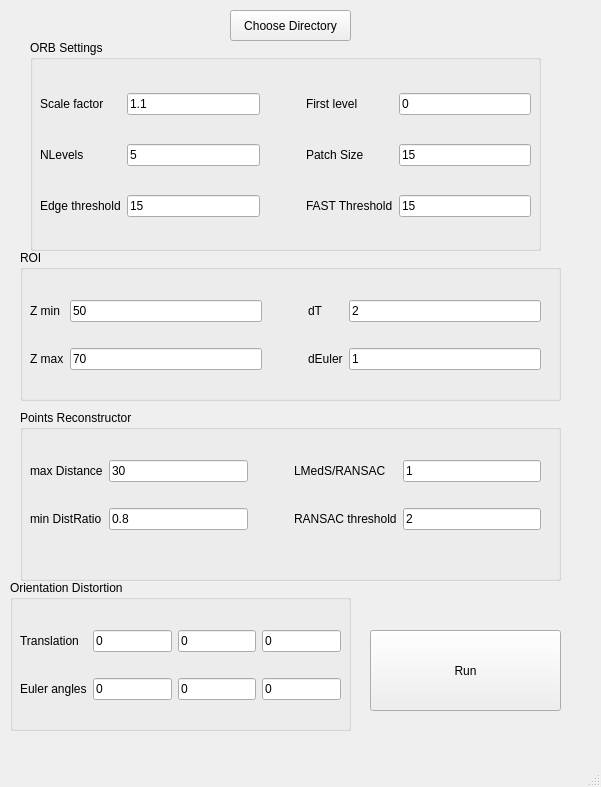
<?xml version="1.0" encoding="UTF-8"?>
<ui version="4.0">
 <class>MainWindow</class>
 <widget class="QMainWindow" name="MainWindow">
  <property name="geometry">
   <rect>
    <x>0</x>
    <y>0</y>
    <width>601</width>
    <height>787</height>
   </rect>
  </property>
  <property name="sizePolicy">
   <sizepolicy hsizetype="Fixed" vsizetype="Fixed">
    <horstretch>0</horstretch>
    <verstretch>0</verstretch>
   </sizepolicy>
  </property>
  <property name="minimumSize">
   <size>
    <width>601</width>
    <height>787</height>
   </size>
  </property>
  <property name="maximumSize">
   <size>
    <width>601</width>
    <height>787</height>
   </size>
  </property>
  <property name="windowTitle">
   <string>MainWindow</string>
  </property>
  <widget class="QWidget" name="centralwidget">
   <widget class="QPushButton" name="ChooseDirPushButton">
    <property name="geometry">
     <rect>
      <x>230</x>
      <y>10</y>
      <width>121</width>
      <height>31</height>
     </rect>
    </property>
    <property name="text">
     <string>Choose Directory</string>
    </property>
   </widget>
   <widget class="QGroupBox" name="ROIGroupBox">
    <property name="geometry">
     <rect>
      <x>20</x>
      <y>250</y>
      <width>541</width>
      <height>151</height>
     </rect>
    </property>
    <property name="title">
     <string>ROI</string>
    </property>
    <widget class="QWidget" name="gridLayoutWidget_3">
     <property name="geometry">
      <rect>
       <x>10</x>
       <y>30</y>
       <width>511</width>
       <height>111</height>
      </rect>
     </property>
     <layout class="QGridLayout" name="gridLayout_3">
      <item row="0" column="1">
       <widget class="QLineEdit" name="ROIZMinLineEdit">
        <property name="text">
         <string>50</string>
        </property>
       </widget>
      </item>
      <item row="0" column="4">
       <widget class="QLineEdit" name="ROIdT">
        <property name="text">
         <string>2</string>
        </property>
       </widget>
      </item>
      <item row="1" column="4">
       <widget class="QLineEdit" name="ROIdEuler">
        <property name="text">
         <string>1</string>
        </property>
       </widget>
      </item>
      <item row="1" column="1">
       <widget class="QLineEdit" name="ROIZMaxLineEdit">
        <property name="text">
         <string>70</string>
        </property>
       </widget>
      </item>
      <item row="0" column="0">
       <widget class="QLabel" name="label_10">
        <property name="text">
         <string>Z min</string>
        </property>
       </widget>
      </item>
      <item row="1" column="0">
       <widget class="QLabel" name="label_11">
        <property name="text">
         <string>Z max</string>
        </property>
       </widget>
      </item>
      <item row="0" column="3">
       <widget class="QLabel" name="label_12">
        <property name="text">
         <string>dT</string>
        </property>
       </widget>
      </item>
      <item row="1" column="3">
       <widget class="QLabel" name="label_13">
        <property name="text">
         <string>dEuler</string>
        </property>
       </widget>
      </item>
      <item row="0" column="2">
       <spacer name="horizontalSpacer_2">
        <property name="orientation">
         <enum>Qt::Horizontal</enum>
        </property>
        <property name="sizeType">
         <enum>QSizePolicy::Minimum</enum>
        </property>
        <property name="sizeHint" stdset="0">
         <size>
          <width>40</width>
          <height>20</height>
         </size>
        </property>
       </spacer>
      </item>
      <item row="1" column="2">
       <spacer name="horizontalSpacer_3">
        <property name="orientation">
         <enum>Qt::Horizontal</enum>
        </property>
        <property name="sizeType">
         <enum>QSizePolicy::Minimum</enum>
        </property>
        <property name="sizeHint" stdset="0">
         <size>
          <width>40</width>
          <height>20</height>
         </size>
        </property>
       </spacer>
      </item>
     </layout>
    </widget>
   </widget>
   <widget class="QPushButton" name="runPushButton">
    <property name="geometry">
     <rect>
      <x>370</x>
      <y>630</y>
      <width>191</width>
      <height>81</height>
     </rect>
    </property>
    <property name="text">
     <string>Run</string>
    </property>
   </widget>
   <widget class="QGroupBox" name="pointRecGroupBox">
    <property name="geometry">
     <rect>
      <x>20</x>
      <y>410</y>
      <width>541</width>
      <height>171</height>
     </rect>
    </property>
    <property name="title">
     <string>Points Reconstructor</string>
    </property>
    <widget class="QWidget" name="gridLayoutWidget_4">
     <property name="geometry">
      <rect>
       <x>10</x>
       <y>30</y>
       <width>511</width>
       <height>111</height>
      </rect>
     </property>
     <layout class="QGridLayout" name="gridLayout_4">
      <item row="0" column="1">
       <widget class="QLineEdit" name="pointMaxDistance">
        <property name="text">
         <string>30</string>
        </property>
       </widget>
      </item>
      <item row="0" column="4">
       <widget class="QLineEdit" name="pointRANSAC_LMedS">
        <property name="text">
         <string>1</string>
        </property>
       </widget>
      </item>
      <item row="1" column="4">
       <widget class="QLineEdit" name="RANSACthreshold">
        <property name="text">
         <string>2</string>
        </property>
       </widget>
      </item>
      <item row="1" column="1">
       <widget class="QLineEdit" name="pointMinDistRatio">
        <property name="text">
         <string>0.8</string>
        </property>
       </widget>
      </item>
      <item row="0" column="0">
       <widget class="QLabel" name="label_14">
        <property name="text">
         <string>max Distance</string>
        </property>
       </widget>
      </item>
      <item row="1" column="0">
       <widget class="QLabel" name="label_15">
        <property name="text">
         <string>min DistRatio</string>
        </property>
       </widget>
      </item>
      <item row="0" column="3">
       <widget class="QLabel" name="label_16">
        <property name="text">
         <string>LMedS/RANSAC</string>
        </property>
       </widget>
      </item>
      <item row="1" column="3">
       <widget class="QLabel" name="label_17">
        <property name="text">
         <string>RANSAC threshold</string>
        </property>
       </widget>
      </item>
      <item row="0" column="2">
       <spacer name="horizontalSpacer_7">
        <property name="orientation">
         <enum>Qt::Horizontal</enum>
        </property>
        <property name="sizeType">
         <enum>QSizePolicy::Minimum</enum>
        </property>
        <property name="sizeHint" stdset="0">
         <size>
          <width>40</width>
          <height>20</height>
         </size>
        </property>
       </spacer>
      </item>
      <item row="1" column="2">
       <spacer name="horizontalSpacer_8">
        <property name="orientation">
         <enum>Qt::Horizontal</enum>
        </property>
        <property name="sizeType">
         <enum>QSizePolicy::Minimum</enum>
        </property>
        <property name="sizeHint" stdset="0">
         <size>
          <width>40</width>
          <height>20</height>
         </size>
        </property>
       </spacer>
      </item>
     </layout>
    </widget>
   </widget>
   <widget class="QGroupBox" name="ORBGroupBox">
    <property name="geometry">
     <rect>
      <x>30</x>
      <y>40</y>
      <width>511</width>
      <height>211</height>
     </rect>
    </property>
    <property name="title">
     <string>ORB Settings</string>
    </property>
    <widget class="QWidget" name="gridLayoutWidget">
     <property name="geometry">
      <rect>
       <x>10</x>
       <y>30</y>
       <width>491</width>
       <height>171</height>
      </rect>
     </property>
     <layout class="QGridLayout" name="gridLayout">
      <item row="0" column="0">
       <widget class="QLabel" name="label_3">
        <property name="text">
         <string>Scale factor</string>
        </property>
       </widget>
      </item>
      <item row="2" column="0">
       <widget class="QLabel" name="label_5">
        <property name="text">
         <string>Edge threshold</string>
        </property>
       </widget>
      </item>
      <item row="0" column="4">
       <widget class="QLineEdit" name="orbFirstLevLineEdit">
        <property name="text">
         <string>0</string>
        </property>
       </widget>
      </item>
      <item row="2" column="4">
       <widget class="QLineEdit" name="orbFastThLineEdit">
        <property name="text">
         <string>15</string>
        </property>
       </widget>
      </item>
      <item row="1" column="1">
       <widget class="QLineEdit" name="orbNLevelLineEdit">
        <property name="text">
         <string>5</string>
        </property>
       </widget>
      </item>
      <item row="0" column="1">
       <widget class="QLineEdit" name="orbScaleFacLineEdit">
        <property name="text">
         <string>1.1</string>
        </property>
       </widget>
      </item>
      <item row="2" column="1">
       <widget class="QLineEdit" name="orbEdgeThLineEdit">
        <property name="text">
         <string>15</string>
        </property>
       </widget>
      </item>
      <item row="1" column="0">
       <widget class="QLabel" name="label_4">
        <property name="text">
         <string>NLevels</string>
        </property>
       </widget>
      </item>
      <item row="1" column="4">
       <widget class="QLineEdit" name="orbPatchSizLineEdit">
        <property name="text">
         <string>15</string>
        </property>
       </widget>
      </item>
      <item row="0" column="3">
       <widget class="QLabel" name="label_8">
        <property name="text">
         <string>First level</string>
        </property>
       </widget>
      </item>
      <item row="1" column="3">
       <widget class="QLabel" name="label_6">
        <property name="text">
         <string>Patch Size</string>
        </property>
       </widget>
      </item>
      <item row="2" column="3">
       <widget class="QLabel" name="label_7">
        <property name="text">
         <string>FAST Threshold</string>
        </property>
       </widget>
      </item>
      <item row="0" column="2">
       <spacer name="horizontalSpacer_4">
        <property name="orientation">
         <enum>Qt::Horizontal</enum>
        </property>
        <property name="sizeType">
         <enum>QSizePolicy::Minimum</enum>
        </property>
        <property name="sizeHint" stdset="0">
         <size>
          <width>40</width>
          <height>20</height>
         </size>
        </property>
       </spacer>
      </item>
      <item row="1" column="2">
       <spacer name="horizontalSpacer_5">
        <property name="orientation">
         <enum>Qt::Horizontal</enum>
        </property>
        <property name="sizeType">
         <enum>QSizePolicy::Minimum</enum>
        </property>
        <property name="sizeHint" stdset="0">
         <size>
          <width>40</width>
          <height>20</height>
         </size>
        </property>
       </spacer>
      </item>
      <item row="2" column="2">
       <spacer name="horizontalSpacer_6">
        <property name="orientation">
         <enum>Qt::Horizontal</enum>
        </property>
        <property name="sizeType">
         <enum>QSizePolicy::Minimum</enum>
        </property>
        <property name="sizeHint" stdset="0">
         <size>
          <width>40</width>
          <height>20</height>
         </size>
        </property>
       </spacer>
      </item>
     </layout>
    </widget>
   </widget>
   <widget class="QGroupBox" name="distortionGroupBox">
    <property name="geometry">
     <rect>
      <x>10</x>
      <y>580</y>
      <width>341</width>
      <height>151</height>
     </rect>
    </property>
    <property name="title">
     <string>Orientation Distortion</string>
    </property>
    <widget class="QWidget" name="gridLayoutWidget_5">
     <property name="geometry">
      <rect>
       <x>10</x>
       <y>30</y>
       <width>321</width>
       <height>111</height>
      </rect>
     </property>
     <layout class="QGridLayout" name="gridLayout_5">
      <item row="1" column="2">
       <widget class="QLineEdit" name="orientationEy">
        <property name="text">
         <string>0</string>
        </property>
       </widget>
      </item>
      <item row="0" column="0">
       <widget class="QLabel" name="label_18">
        <property name="text">
         <string>Translation</string>
        </property>
       </widget>
      </item>
      <item row="0" column="1">
       <widget class="QLineEdit" name="orientationTx">
        <property name="text">
         <string>0</string>
        </property>
       </widget>
      </item>
      <item row="1" column="0">
       <widget class="QLabel" name="label_19">
        <property name="text">
         <string>Euler angles</string>
        </property>
       </widget>
      </item>
      <item row="0" column="2">
       <widget class="QLineEdit" name="orientationTy">
        <property name="text">
         <string>0</string>
        </property>
       </widget>
      </item>
      <item row="1" column="1">
       <widget class="QLineEdit" name="orientationEx">
        <property name="text">
         <string>0</string>
        </property>
       </widget>
      </item>
      <item row="0" column="3">
       <widget class="QLineEdit" name="orientationTz">
        <property name="text">
         <string>0</string>
        </property>
       </widget>
      </item>
      <item row="1" column="3">
       <widget class="QLineEdit" name="orientationEz">
        <property name="text">
         <string>0</string>
        </property>
       </widget>
      </item>
     </layout>
    </widget>
   </widget>
  </widget>
  <widget class="QMenuBar" name="menubar">
   <property name="geometry">
    <rect>
     <x>0</x>
     <y>0</y>
     <width>601</width>
     <height>26</height>
    </rect>
   </property>
  </widget>
  <widget class="QStatusBar" name="statusbar"/>
 </widget>
 <resources/>
 <connections/>
</ui>
